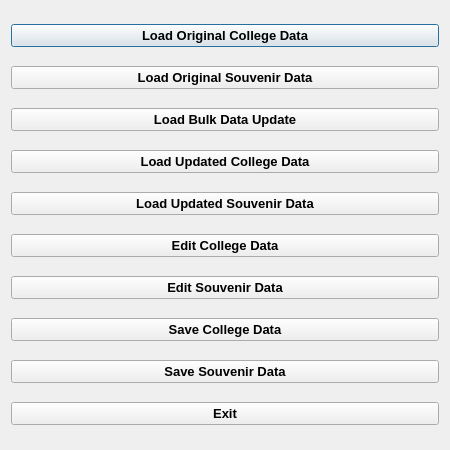
<?xml version="1.0" encoding="UTF-8"?>
<ui version="4.0">
 <class>maintenance</class>
 <widget class="QDialog" name="maintenance">
  <property name="geometry">
   <rect>
    <x>0</x>
    <y>0</y>
    <width>450</width>
    <height>450</height>
   </rect>
  </property>
  <property name="minimumSize">
   <size>
    <width>450</width>
    <height>450</height>
   </size>
  </property>
  <property name="maximumSize">
   <size>
    <width>450</width>
    <height>450</height>
   </size>
  </property>
  <property name="windowTitle">
   <string>Maintenance</string>
  </property>
  <layout class="QVBoxLayout" name="verticalLayout">
   <item>
    <widget class="QPushButton" name="loadOrgCollegeDataButton">
     <property name="font">
      <font>
       <pointsize>10</pointsize>
       <bold>true</bold>
      </font>
     </property>
     <property name="text">
      <string>Load Original College Data</string>
     </property>
    </widget>
   </item>
   <item>
    <widget class="QPushButton" name="loadOrgSouvenirDataButton">
     <property name="font">
      <font>
       <pointsize>10</pointsize>
       <bold>true</bold>
      </font>
     </property>
     <property name="text">
      <string>Load Original Souvenir Data</string>
     </property>
    </widget>
   </item>
   <item>
    <widget class="QPushButton" name="loadBulkDataButton">
     <property name="font">
      <font>
       <pointsize>10</pointsize>
       <bold>true</bold>
      </font>
     </property>
     <property name="text">
      <string>Load Bulk Data Update</string>
     </property>
    </widget>
   </item>
   <item>
    <widget class="QPushButton" name="loadUpdatedCollegeDataButton">
     <property name="font">
      <font>
       <pointsize>10</pointsize>
       <bold>true</bold>
      </font>
     </property>
     <property name="text">
      <string>Load Updated College Data</string>
     </property>
    </widget>
   </item>
   <item>
    <widget class="QPushButton" name="loadUpdatedSouvenirDataButton">
     <property name="font">
      <font>
       <pointsize>10</pointsize>
       <bold>true</bold>
      </font>
     </property>
     <property name="text">
      <string>Load Updated Souvenir Data</string>
     </property>
    </widget>
   </item>
   <item>
    <widget class="QPushButton" name="editCollegeDataButton">
     <property name="font">
      <font>
       <pointsize>10</pointsize>
       <bold>true</bold>
      </font>
     </property>
     <property name="text">
      <string>Edit College Data</string>
     </property>
    </widget>
   </item>
   <item>
    <widget class="QPushButton" name="editSouvenirDataButton">
     <property name="font">
      <font>
       <pointsize>10</pointsize>
       <bold>true</bold>
      </font>
     </property>
     <property name="text">
      <string>Edit Souvenir Data</string>
     </property>
    </widget>
   </item>
   <item>
    <widget class="QPushButton" name="saveCollegeDataButton">
     <property name="font">
      <font>
       <pointsize>10</pointsize>
       <bold>true</bold>
      </font>
     </property>
     <property name="text">
      <string>Save College Data</string>
     </property>
    </widget>
   </item>
   <item>
    <widget class="QPushButton" name="saveSouvenirDataButton">
     <property name="font">
      <font>
       <pointsize>10</pointsize>
       <bold>true</bold>
      </font>
     </property>
     <property name="text">
      <string>Save Souvenir Data</string>
     </property>
    </widget>
   </item>
   <item>
    <widget class="QPushButton" name="exitButton">
     <property name="font">
      <font>
       <pointsize>10</pointsize>
       <bold>true</bold>
      </font>
     </property>
     <property name="text">
      <string>Exit</string>
     </property>
    </widget>
   </item>
  </layout>
 </widget>
 <resources/>
 <connections/>
</ui>
